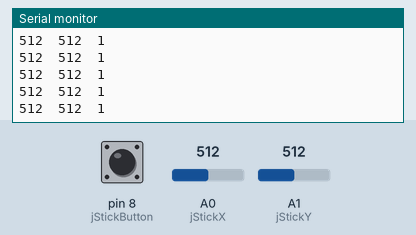
This sketch was run on a simulated Arduino Uno, built with avr-gcc and run on an emulated ATmega328P. Shown: the last lines printed to the serial monitor. The inputs (shaded band) are chosen by the test bench; at power-on: A0 (jStickX) = 512, A1 (jStickY) = 512, pin 8 (jStickButton) LOW.

Above: at 1.2 s.
1.3 s: A0 (jStickX) set to 716
At 1.31 s:
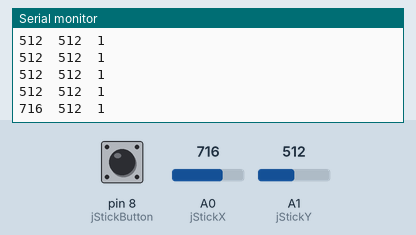
2.8 s: A1 (jStickY) set to 716
At 2.82 s:
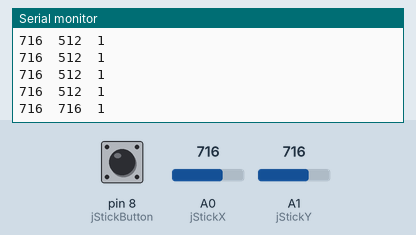
4.3 s: pin 8 (jStickButton) pulled HIGH for 0.15 s
At 4.33 s:
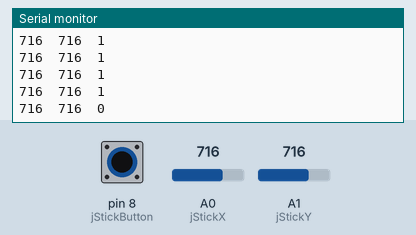
5.9 s: A0 (jStickX) set to 900
At 5.94 s:
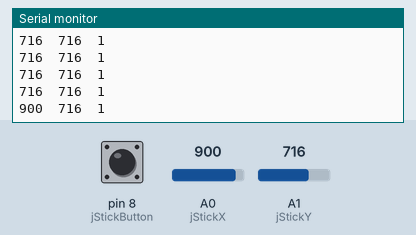
7.4 s: pin 8 (jStickButton) pulled HIGH for 1 s
At 7.45 s:
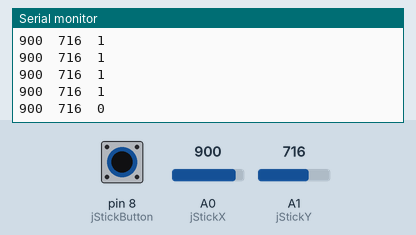
9.9 s: A1 (jStickY) set to 900
At 9.97 s:
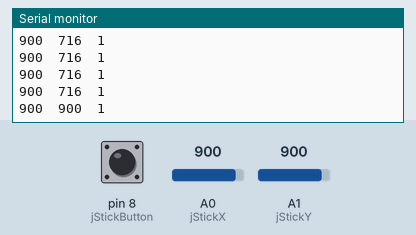
Timing chart, 0 to 12.9 s (numbered marks = the images above; inputs shaded):
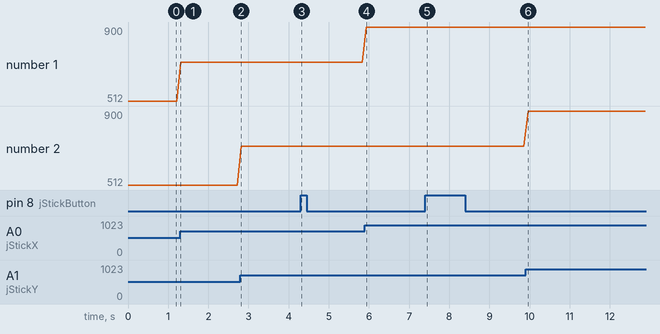

Measured:
- after the input at 1.3 s, the serial monitor: prints a new line at once (image 1)
- after the input at 2.8 s, the serial monitor: prints a new line at once (image 2)
- after the input at 4.3 s, the serial monitor: prints a new line at once (image 3)
- after the input at 5.9 s, the serial monitor: prints a new line at once (image 4)
- after the input at 7.4 s, the serial monitor: prints a new line after 0.05 s (image 5)
- after the input at 9.9 s, the serial monitor: prints a new line after 0.06 s (image 6)
- plotted number 1: 512 → 716 after the input at 1.3 s, 716 → 900 after the input at 5.9 s

The sketch:

joyStickTest.ino
```cpp
int jStickX = A0;
int jStickY = A1;
int jStickButton = 8;
int xVal = 0;
int yVal = 0;
int buttonPushed = 0;

void setup()
{
  Serial.begin(9600);

  pinMode(jStickButton, INPUT);
}

void loop()
{
  xVal = analogRead(jStickX);
  yVal = analogRead(jStickY);
  if(digitalRead(jStickButton) == HIGH)
  {
    buttonPushed = 0;
  }
  else
  {
    buttonPushed = 1;
  }
  Serial.print(xVal);
  Serial.print('\t');
  Serial.print(yVal);
  Serial.print('\t');
  Serial.println(buttonPushed);
  delay(100);
}
```
